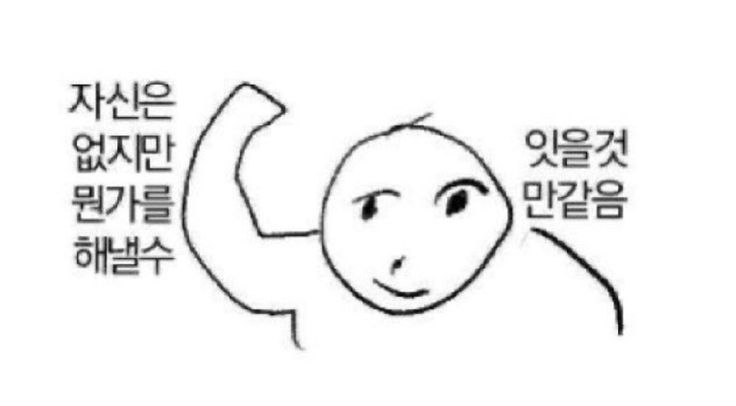
#> input picture Image/geunjagam.jpg, 736 x 406 px, found by its file name
$ python chap07_resize.py
#> lines starting #> are read from the running program, lines starting #| are printed output that depends on the picture
"""이미지 크기조절"""
import os
import cv2
home_dir = os.path.expanduser("~/Documents/StudyPY/StudyPY/Image")
image_path = os.path.join(home_dir, "geunjagam.jpg")

src = cv2.imread(image_path, cv2.IMREAD_ANYCOLOR)
#> src is the input picture: shape (406, 736, 3); min 0, max 255, mean 242.3

# 크기조절하기
# 입력이미지, 절대크기, 상대크기, 보간법
dst = cv2.resize(src, dsize=(640, 480), interpolation=cv2.INTER_AREA)
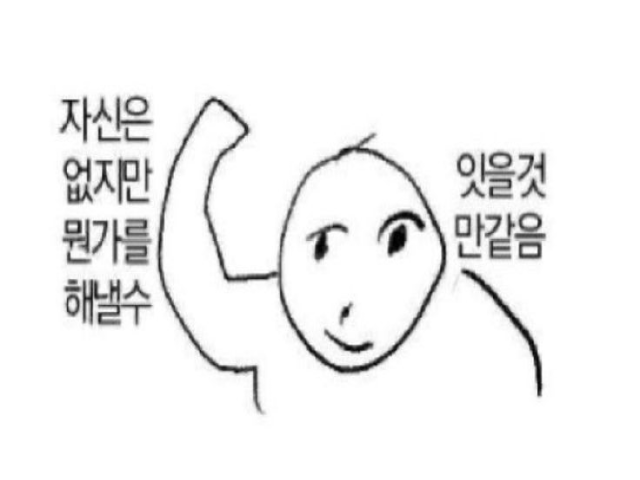
#> dst: shape (480, 640, 3); min 0, max 255, mean 242.2
# 상대크기는 절대크기에 (0,0)를 할당한 후 사용
dst2 = cv2.resize(src, dsize=(0, 0), fx=0.3, fy=0.7, interpolation=cv2.INTER_LINEAR)
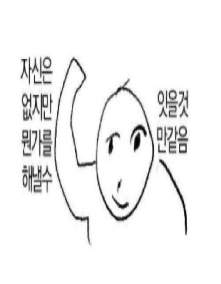
#> dst2: shape (284, 221, 3); min 2, max 255, mean 242.3

# 보간법 종류
# cv2.INTER_NEAREST	        이웃 보간법
# cv2.INTER_LINEAR	        쌍 선형 보간법
# cv2.INTER_LINEAR_EXACT	비트 쌍 선형 보간법
# cv2.INTER_CUBIC	        바이큐빅 보간법
# cv2.INTER_AREA	        영역 보간법
# cv2.INTER_LANCZOS4	    Lanczos 보간법
# 기본적으로 쌍 선형 보간법을 가장 많이 사용한다.

# 확대 - 바이큐빅, 쌍선형
# 축소 - 영역 보간법

cv2.imshow("src", src)
cv2.imshow("dst", dst)
cv2.imshow("dst2", dst2)
cv2.waitKey()
cv2.destroyAllWindows()
